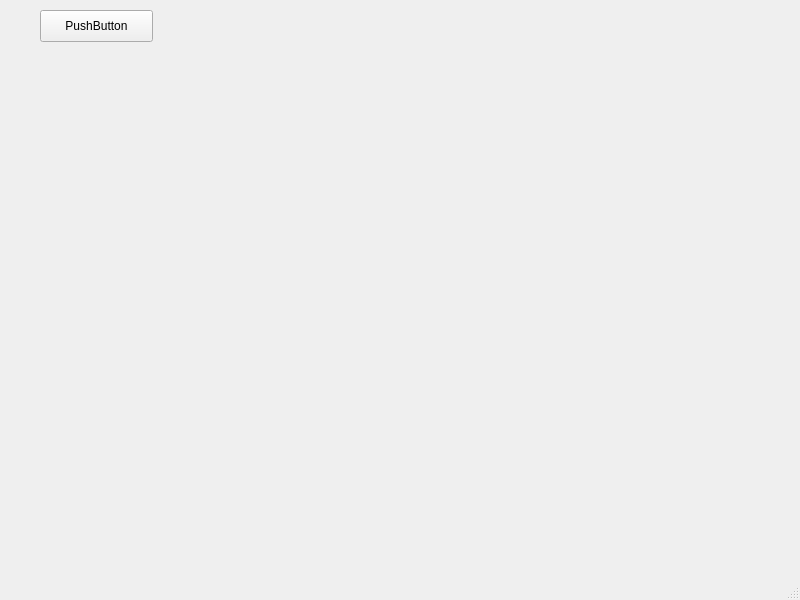
<?xml version="1.0" encoding="UTF-8"?>
<ui version="4.0">
 <class>MainWindow</class>
 <widget class="QMainWindow" name="MainWindow">
  <property name="geometry">
   <rect>
    <x>0</x>
    <y>0</y>
    <width>800</width>
    <height>600</height>
   </rect>
  </property>
  <property name="windowTitle">
   <string>MainWindow</string>
  </property>
  <widget class="QWidget" name="centralwidget">
   <widget class="QPushButton" name="pushButton">
    <property name="geometry">
     <rect>
      <x>40</x>
      <y>10</y>
      <width>113</width>
      <height>32</height>
     </rect>
    </property>
    <property name="text">
     <string>PushButton</string>
    </property>
   </widget>
  </widget>
  <widget class="QMenuBar" name="menubar">
   <property name="geometry">
    <rect>
     <x>0</x>
     <y>0</y>
     <width>800</width>
     <height>24</height>
    </rect>
   </property>
  </widget>
  <widget class="QStatusBar" name="statusbar"/>
 </widget>
 <resources/>
 <connections/>
</ui>
